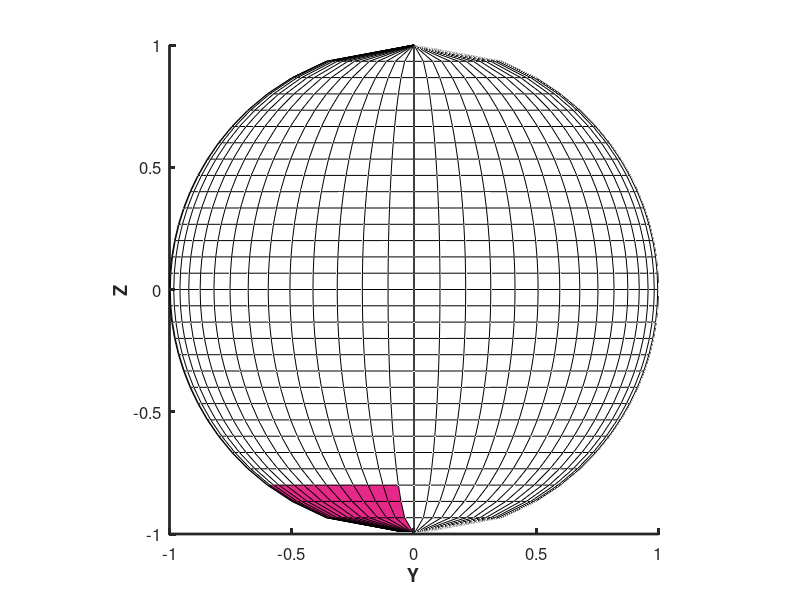

The MATLAB script that drew this image:
%% equal area patches of a sphere

%% http://notmatthancock.github.io/2017/12/26/regular-area-sphere-partitioning.html
clear all
n = 15;% latitude (h/2 in paper)
r = 1;
m = 60;% longitude (theta in paper)
t = linspace(0,2*pi,m);
delta_theta = t(2)-t(1);
delta_S = delta_theta/n;

p = 1 - (0:1:2*n)*delta_S/(r^2*delta_theta);

p = acos(p);

[theta,phi] = meshgrid(t,p);
% phi is h and theta is theta in paper
k = 1;
% for i = 1:numel(theta)
%     for j = 1:numel(phi)
%     x(k) = cos(theta(i))*sin(phi(j));
%     y(k) = sin(theta(i))*sin(phi(j));
%     z(k) = cos(phi(j));
%     k = k+1;
%     end
% end

for i = 1:numel(t)
    for j = 1:numel(p)
    x(k) = cos(t(i))*sin(p(j));
    y(k) = sin(t(i))*sin(p(j));
    z(k) = cos(p(j));
    k = k+1;
    end
end

% figure
% fill3(x,y,z,[1 1 1])

% view(3)


x = reshape(x,[length(p),length(t)]);
y = reshape(y,[length(p),length(t)]);
z = reshape(z,[length(p),length(t)]);
c = ones(length(p),length(t),3);
load orientations.mat
% cords = [max_point_orientations(:,4) max_point_orientations(:,3)];
c(max_point_orientations(:,4), max_point_orientations(:,3),1) = 231/256 ;
c(max_point_orientations(:,4), max_point_orientations(:,3),2) = 41/256 ;
c(max_point_orientations(:,4), max_point_orientations(:,3),3) = 138/256 ;

% load orientations1.mat
% % cords = [max_point_orientations(:,4) max_point_orientations(:,3)];
% c(max_point_orientations2(:,4), max_point_orientations2(:,3),1) = 231/256 ;
% c(max_point_orientations2(:,4), max_point_orientations2(:,3),2) = 41/256 ;
% c(max_point_orientations2(:,4), max_point_orientations2(:,3),3) = 138/256 ;


surf(x,y,z,c)

axis equal
grid off

% view(0,0)% XZ view
view(90,0)% YZ view
xlabel ('X','FontSize',12,'FontWeight','bold')
ylabel ('Y','FontSize',12,'FontWeight','bold')
zlabel ('Z','FontSize',12,'FontWeight','bold')
set(gca,'linewidth',2,'FontSize',12)


font_size = 12;
f_width = 3;
f_height = 3;
font_rate=10/font_size;
set(gcf,'Position',[100   200   round(f_width*font_rate*144)   round(f_height*font_rate*144)])
